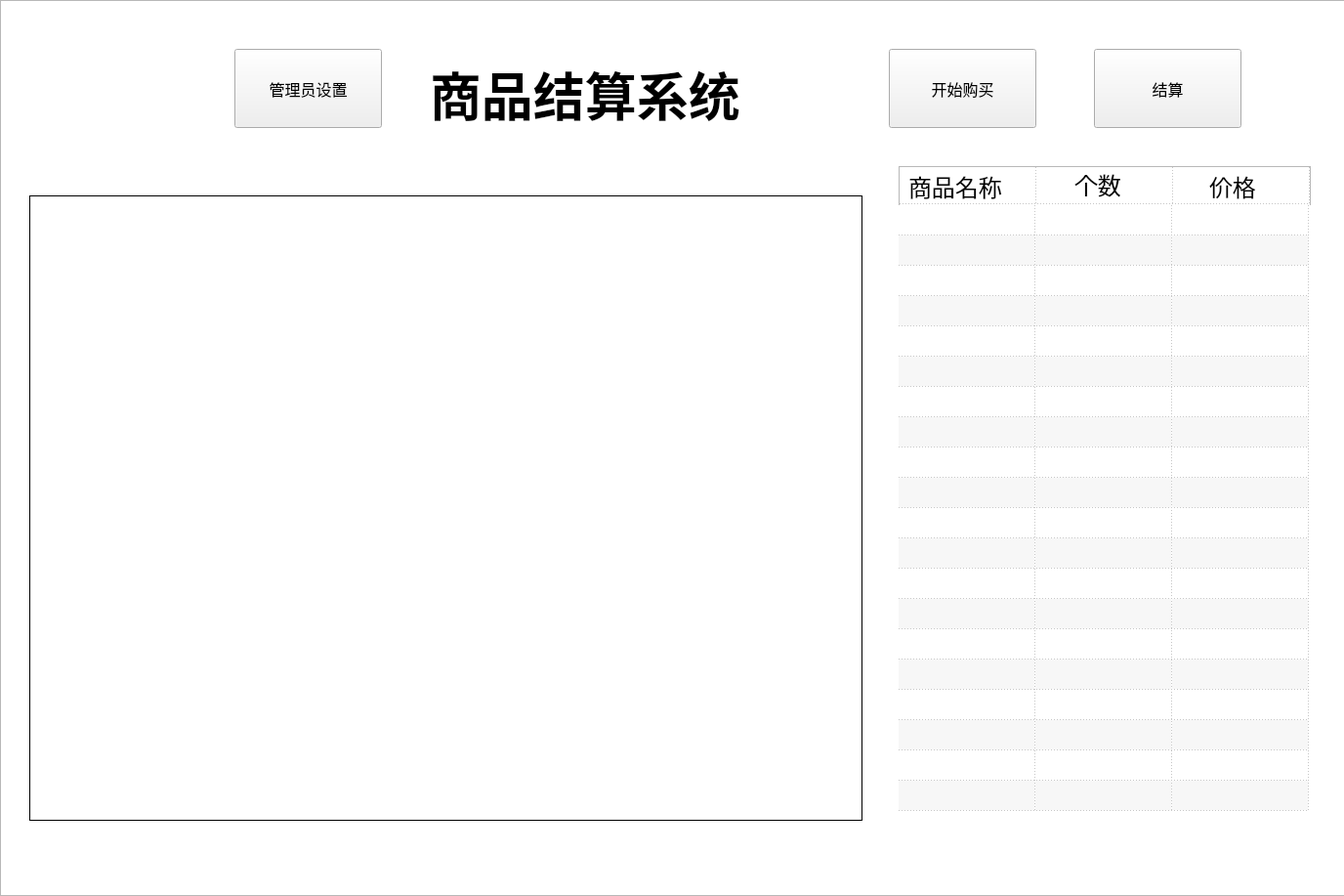
<?xml version="1.0" encoding="UTF-8"?>
<ui version="4.0">
 <class>Form</class>
 <widget class="QWidget" name="Form">
  <property name="geometry">
   <rect>
    <x>0</x>
    <y>0</y>
    <width>1376</width>
    <height>917</height>
   </rect>
  </property>
  <property name="minimumSize">
   <size>
    <width>1376</width>
    <height>917</height>
   </size>
  </property>
  <property name="maximumSize">
   <size>
    <width>1376</width>
    <height>917</height>
   </size>
  </property>
  <property name="windowTitle">
   <string>商品结算系统</string>
  </property>
  <widget class="QLabel" name="realTimeCaptureLabel">
   <property name="geometry">
    <rect>
     <x>30</x>
     <y>200</y>
     <width>853</width>
     <height>640</height>
    </rect>
   </property>
   <property name="font">
    <font>
     <family>隶书</family>
     <pointsize>16</pointsize>
    </font>
   </property>
   <property name="frameShape">
    <enum>QFrame::Box</enum>
   </property>
   <property name="text">
    <string>&lt;html&gt;&lt;head/&gt;&lt;body&gt;&lt;p&gt;&lt;br/&gt;&lt;/p&gt;&lt;/body&gt;&lt;/html&gt;</string>
   </property>
   <property name="alignment">
    <set>Qt::AlignCenter</set>
   </property>
  </widget>
  <widget class="QPushButton" name="startjieshuanButton">
   <property name="geometry">
    <rect>
     <x>910</x>
     <y>50</y>
     <width>151</width>
     <height>81</height>
    </rect>
   </property>
   <property name="font">
    <font>
     <family>方正粗黑宋简体</family>
     <pointsize>12</pointsize>
     <weight>50</weight>
     <bold>false</bold>
    </font>
   </property>
   <property name="cursor">
    <cursorShape>PointingHandCursor</cursorShape>
   </property>
   <property name="styleSheet">
    <string notr="true">border-image: url(:/images/anniu.png);</string>
   </property>
   <property name="text">
    <string>开始购买</string>
   </property>
   <property name="autoDefault">
    <bool>false</bool>
   </property>
   <property name="default">
    <bool>false</bool>
   </property>
   <property name="flat">
    <bool>false</bool>
   </property>
  </widget>
  <widget class="QListView" name="listView">
   <property name="geometry">
    <rect>
     <x>0</x>
     <y>0</y>
     <width>1381</width>
     <height>917</height>
    </rect>
   </property>
   <property name="font">
    <font>
     <family>华文彩云</family>
     <pointsize>24</pointsize>
     <weight>75</weight>
     <bold>true</bold>
    </font>
   </property>
   <property name="styleSheet">
    <string notr="true">border-image: url(:/images/1234.jpg);</string>
   </property>
  </widget>
  <widget class="QListView" name="listView_2">
   <property name="geometry">
    <rect>
     <x>30</x>
     <y>200</y>
     <width>853</width>
     <height>640</height>
    </rect>
   </property>
   <property name="styleSheet">
    <string notr="true">background-color: rgba(255, 255,255,.5);</string>
   </property>
  </widget>
  <widget class="QPushButton" name="startjieshuanButton_2">
   <property name="geometry">
    <rect>
     <x>240</x>
     <y>50</y>
     <width>151</width>
     <height>81</height>
    </rect>
   </property>
   <property name="font">
    <font>
     <family>方正粗黑宋简体</family>
     <pointsize>12</pointsize>
     <weight>50</weight>
     <bold>false</bold>
    </font>
   </property>
   <property name="cursor">
    <cursorShape>PointingHandCursor</cursorShape>
   </property>
   <property name="styleSheet">
    <string notr="true">border-image: url(:/images/anniu.png);</string>
   </property>
   <property name="text">
    <string>管理员设置</string>
   </property>
   <property name="autoDefault">
    <bool>false</bool>
   </property>
   <property name="default">
    <bool>false</bool>
   </property>
   <property name="flat">
    <bool>false</bool>
   </property>
  </widget>
  <widget class="QTableWidget" name="tableWidget_1">
   <property name="geometry">
    <rect>
     <x>920</x>
     <y>210</y>
     <width>422</width>
     <height>625</height>
    </rect>
   </property>
   <property name="autoFillBackground">
    <bool>false</bool>
   </property>
   <property name="styleSheet">
    <string notr="true">background-color: rgba(255, 255,255,.8)</string>
   </property>
   <property name="frameShape">
    <enum>QFrame::NoFrame</enum>
   </property>
   <property name="verticalScrollBarPolicy">
    <enum>Qt::ScrollBarAsNeeded</enum>
   </property>
   <property name="horizontalScrollBarPolicy">
    <enum>Qt::ScrollBarAlwaysOff</enum>
   </property>
   <property name="sizeAdjustPolicy">
    <enum>QAbstractScrollArea::AdjustIgnored</enum>
   </property>
   <property name="dragEnabled">
    <bool>false</bool>
   </property>
   <property name="dragDropMode">
    <enum>QAbstractItemView::DropOnly</enum>
   </property>
   <property name="defaultDropAction">
    <enum>Qt::TargetMoveAction</enum>
   </property>
   <property name="alternatingRowColors">
    <bool>true</bool>
   </property>
   <property name="selectionMode">
    <enum>QAbstractItemView::MultiSelection</enum>
   </property>
   <property name="selectionBehavior">
    <enum>QAbstractItemView::SelectRows</enum>
   </property>
   <property name="textElideMode">
    <enum>Qt::ElideMiddle</enum>
   </property>
   <property name="verticalScrollMode">
    <enum>QAbstractItemView::ScrollPerItem</enum>
   </property>
   <property name="horizontalScrollMode">
    <enum>QAbstractItemView::ScrollPerPixel</enum>
   </property>
   <property name="gridStyle">
    <enum>Qt::DotLine</enum>
   </property>
   <property name="sortingEnabled">
    <bool>true</bool>
   </property>
   <property name="cornerButtonEnabled">
    <bool>true</bool>
   </property>
   <property name="rowCount">
    <number>20</number>
   </property>
   <attribute name="horizontalHeaderVisible">
    <bool>false</bool>
   </attribute>
   <attribute name="horizontalHeaderCascadingSectionResizes">
    <bool>false</bool>
   </attribute>
   <attribute name="horizontalHeaderMinimumSectionSize">
    <number>30</number>
   </attribute>
   <attribute name="horizontalHeaderDefaultSectionSize">
    <number>140</number>
   </attribute>
   <attribute name="horizontalHeaderHighlightSections">
    <bool>true</bool>
   </attribute>
   <attribute name="horizontalHeaderShowSortIndicator" stdset="0">
    <bool>true</bool>
   </attribute>
   <attribute name="horizontalHeaderStretchLastSection">
    <bool>false</bool>
   </attribute>
   <attribute name="verticalHeaderVisible">
    <bool>false</bool>
   </attribute>
   <attribute name="verticalHeaderCascadingSectionResizes">
    <bool>false</bool>
   </attribute>
   <attribute name="verticalHeaderDefaultSectionSize">
    <number>31</number>
   </attribute>
   <attribute name="verticalHeaderHighlightSections">
    <bool>true</bool>
   </attribute>
   <attribute name="verticalHeaderShowSortIndicator" stdset="0">
    <bool>false</bool>
   </attribute>
   <attribute name="verticalHeaderStretchLastSection">
    <bool>false</bool>
   </attribute>
   <row/>
   <row/>
   <row/>
   <row/>
   <row/>
   <row/>
   <row/>
   <row/>
   <row/>
   <row/>
   <row/>
   <row/>
   <row/>
   <row/>
   <row/>
   <row/>
   <row/>
   <row/>
   <row/>
   <row/>
   <column>
    <property name="text">
     <string>商品名称</string>
    </property>
   </column>
   <column>
    <property name="text">
     <string>个数</string>
    </property>
   </column>
   <column>
    <property name="text">
     <string>价格</string>
    </property>
   </column>
  </widget>
  <widget class="QLabel" name="label">
   <property name="geometry">
    <rect>
     <x>440</x>
     <y>10</y>
     <width>411</width>
     <height>171</height>
    </rect>
   </property>
   <property name="sizePolicy">
    <sizepolicy hsizetype="Preferred" vsizetype="Preferred">
     <horstretch>90</horstretch>
     <verstretch>90</verstretch>
    </sizepolicy>
   </property>
   <property name="font">
    <font>
     <family>华文彩云</family>
     <pointsize>40</pointsize>
     <weight>75</weight>
     <italic>false</italic>
     <bold>true</bold>
    </font>
   </property>
   <property name="text">
    <string>商品结算系统</string>
   </property>
  </widget>
  <widget class="QLabel" name="label_2">
   <property name="geometry">
    <rect>
     <x>930</x>
     <y>170</y>
     <width>141</width>
     <height>41</height>
    </rect>
   </property>
   <property name="font">
    <font>
     <family>华文行楷</family>
     <pointsize>18</pointsize>
    </font>
   </property>
   <property name="text">
    <string>商品名称</string>
   </property>
  </widget>
  <widget class="QLabel" name="label_3">
   <property name="geometry">
    <rect>
     <x>1238</x>
     <y>170</y>
     <width>141</width>
     <height>41</height>
    </rect>
   </property>
   <property name="font">
    <font>
     <family>华文行楷</family>
     <pointsize>18</pointsize>
    </font>
   </property>
   <property name="text">
    <string>价格</string>
   </property>
  </widget>
  <widget class="QLabel" name="label_4">
   <property name="geometry">
    <rect>
     <x>1100</x>
     <y>168</y>
     <width>141</width>
     <height>41</height>
    </rect>
   </property>
   <property name="font">
    <font>
     <family>华文行楷</family>
     <pointsize>18</pointsize>
    </font>
   </property>
   <property name="text">
    <string>个数</string>
   </property>
  </widget>
  <widget class="QTableWidget" name="tableWidget_2">
   <property name="geometry">
    <rect>
     <x>920</x>
     <y>170</y>
     <width>422</width>
     <height>41</height>
    </rect>
   </property>
   <property name="autoFillBackground">
    <bool>false</bool>
   </property>
   <property name="styleSheet">
    <string notr="true">background-color: rgba(255, 255,255,.8)</string>
   </property>
   <property name="dragEnabled">
    <bool>false</bool>
   </property>
   <property name="alternatingRowColors">
    <bool>true</bool>
   </property>
   <property name="gridStyle">
    <enum>Qt::DotLine</enum>
   </property>
   <property name="sortingEnabled">
    <bool>true</bool>
   </property>
   <property name="cornerButtonEnabled">
    <bool>true</bool>
   </property>
   <property name="rowCount">
    <number>1</number>
   </property>
   <property name="columnCount">
    <number>3</number>
   </property>
   <attribute name="horizontalHeaderVisible">
    <bool>false</bool>
   </attribute>
   <attribute name="horizontalHeaderCascadingSectionResizes">
    <bool>false</bool>
   </attribute>
   <attribute name="horizontalHeaderMinimumSectionSize">
    <number>30</number>
   </attribute>
   <attribute name="horizontalHeaderDefaultSectionSize">
    <number>140</number>
   </attribute>
   <attribute name="horizontalHeaderHighlightSections">
    <bool>true</bool>
   </attribute>
   <attribute name="horizontalHeaderShowSortIndicator" stdset="0">
    <bool>true</bool>
   </attribute>
   <attribute name="horizontalHeaderStretchLastSection">
    <bool>false</bool>
   </attribute>
   <attribute name="verticalHeaderVisible">
    <bool>false</bool>
   </attribute>
   <attribute name="verticalHeaderCascadingSectionResizes">
    <bool>false</bool>
   </attribute>
   <attribute name="verticalHeaderDefaultSectionSize">
    <number>38</number>
   </attribute>
   <attribute name="verticalHeaderHighlightSections">
    <bool>true</bool>
   </attribute>
   <attribute name="verticalHeaderShowSortIndicator" stdset="0">
    <bool>false</bool>
   </attribute>
   <attribute name="verticalHeaderStretchLastSection">
    <bool>false</bool>
   </attribute>
   <row/>
   <column>
    <property name="text">
     <string>商品名称</string>
    </property>
   </column>
   <column>
    <property name="text">
     <string>个数</string>
    </property>
   </column>
   <column/>
  </widget>
  <widget class="QLabel" name="label_5">
   <property name="geometry">
    <rect>
     <x>340</x>
     <y>440</y>
     <width>411</width>
     <height>171</height>
    </rect>
   </property>
   <property name="font">
    <font>
     <family>方正粗黑宋简体</family>
     <pointsize>14</pointsize>
     <weight>50</weight>
     <italic>false</italic>
     <bold>false</bold>
    </font>
   </property>
   <property name="styleSheet">
    <string notr="true">color: rgb(255, 0, 0);</string>
   </property>
   <property name="text">
    <string>摄像头未开启</string>
   </property>
  </widget>
  <widget class="QPushButton" name="jiesuan">
   <property name="geometry">
    <rect>
     <x>1120</x>
     <y>50</y>
     <width>151</width>
     <height>81</height>
    </rect>
   </property>
   <property name="font">
    <font>
     <family>方正粗黑宋简体</family>
     <pointsize>12</pointsize>
     <weight>50</weight>
     <bold>false</bold>
    </font>
   </property>
   <property name="cursor">
    <cursorShape>PointingHandCursor</cursorShape>
   </property>
   <property name="styleSheet">
    <string notr="true">border-image: url(:/images/anniu.png);</string>
   </property>
   <property name="text">
    <string>结算</string>
   </property>
   <property name="autoDefault">
    <bool>false</bool>
   </property>
   <property name="default">
    <bool>false</bool>
   </property>
   <property name="flat">
    <bool>false</bool>
   </property>
  </widget>
  <widget class="QLabel" name="jiesuanlabel">
   <property name="geometry">
    <rect>
     <x>1010</x>
     <y>850</y>
     <width>301</width>
     <height>61</height>
    </rect>
   </property>
   <property name="font">
    <font>
     <family>华文行楷</family>
     <pointsize>24</pointsize>
    </font>
   </property>
   <property name="text">
    <string/>
   </property>
  </widget>
  <zorder>listView</zorder>
  <zorder>label_5</zorder>
  <zorder>listView_2</zorder>
  <zorder>realTimeCaptureLabel</zorder>
  <zorder>tableWidget_2</zorder>
  <zorder>startjieshuanButton</zorder>
  <zorder>startjieshuanButton_2</zorder>
  <zorder>tableWidget_1</zorder>
  <zorder>label</zorder>
  <zorder>label_2</zorder>
  <zorder>label_3</zorder>
  <zorder>label_4</zorder>
  <zorder>jiesuan</zorder>
  <zorder>jiesuanlabel</zorder>
 </widget>
 <resources>
  <include location="anniu.qrc"/>
  <include location="../anniu.qrc"/>
 </resources>
 <connections/>
</ui>
